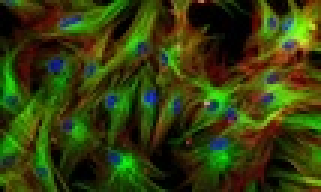
#> input picture assignment-3/input/cells-rgb.jpg, 107 x 64 px, shrunk from 800 x 480 before the run, given in place of penguins.jpg, which was not available (shown 3 times larger)
$ python mutual-information.py
#> lines starting #> are read from the running program, lines starting #| are printed output that depends on the picture; pictures that were not available may be replaced by others from this repository, and a replacement may not be noted
import numpy as np
import matplotlib.pyplot as plt
import seaborn as sns
from PIL import Image
import skimage
from skimage import io


### entropy calculation
def calculateEntropy(X):
    uniq = set(X)
    P = [np.mean(X == x) for x in uniq]
    return sum(p * np.log2(p) for p in P)


### main calculation step of mutual information
def mutualInfoCalc(img, num_bins):
    top, bottoms = reshapeImage(img)
    mis = []
    for i in range(len(bottoms)):
        hist = np.histogram2d(np.asarray(top).flatten(), np.asarray(bottoms[i]).flatten(), bins=num_bins)
        hist_img = Image.fromarray(hist[0], 'RGB')
        top_hist = np.histogram(np.asarray(top).flatten(), bins=num_bins)
        bot_hist = np.histogram(np.asarray(bottoms[i]).flatten(), bins=num_bins)
        mis.append(calculateEntropy(top_hist[0]) + calculateEntropy(bot_hist[0]) - calculateEntropy(np.asarray(hist_img).flatten()))
    return mis


### split the image into RGB channels, and crop red and green channels
### of the original image according to the assignment's description
def reshapeImage(img):
    red = img[:,:,0]
    green = img[:,:,1]
    width, height = img.shape[0], img.shape[1]
    top = red[20:width-20, 0:height]
    bottoms = [green[40-x:width-x, 0:height] for x in range(40, -1, -1) ]
    return top, bottoms
    # return top, [green.crop((40-x, 0, width-x, height)) for x in range(40, -1, -1)]


### initialize various bin sizes
def binSizeChangeAlt(img):
    top, bottoms = reshapeImage(img)
    mis = {}
    binses = set([int(256/x) for x in range(1,256)])
    for binss in binses:
        hist = np.histogram2d(np.asarray(top).flatten(), np.asarray(bottoms[20]).flatten(), bins=binss)
        hist_img = Image.fromarray(hist[0], 'RGB')
        top_hist = np.histogram(np.asarray(top).flatten(), bins=binss)
        bot_hist = np.histogram(np.asarray(bottoms[20]).flatten(), bins=binss)
        mi = calculateEntropy(top_hist[0]) + calculateEntropy(bot_hist[0]) - calculateEntropy(np.asarray(hist_img).flatten())
        mis[binss] = mi
    return mis


### calculate mutual information and save plot results
def mutuallInformation(img, img_name, bin_size):
    fig = plt.figure()
    plt.ylabel('Mutual Information')
    plt.xlabel('Image Translations')
    sns.lineplot(x=[x for x in range(41)], y=mutualInfoCalc(img, bin_size))
    translations_outputImgPath = "../output/" + img_name + "_binSize_" + str(bin_size)
    plt.savefig(translations_outputImgPath)

    fig = plt.figure()
    plt.ylabel('Mutual Information')
    plt.xlabel('Number of Bins')
    mis = binSizeChangeAlt(img)
    x, y = zip(*(sorted(mis.items())))
    sns.lineplot(x=x, y=y)
    binSize_outputImgPath = "../output/" + img_name + "binNumCurve"
    plt.savefig(binSize_outputImgPath)


# add noise to the original image
def addNoise(img, mode):
    gimg = skimage.util.random_noise(img, mode=mode)
    return gimg


def main():
    penguin_path = "../input/penguins.jpg"
    penguin_img = skimage.io.imread(penguin_path)/255.0
    penguin_name = penguin_path[len("../input/"): -len(".jpg")]

    noisy_penguin_img = addNoise(penguin_img, "salt");
    noisy_penguin_img = addNoise(noisy_penguin_img, "gaussian");

    mutuallInformation(noisy_penguin_img, penguin_name, 15)
#> in reshapeImage, `bottoms = [green[40-x:width-x, 0:height] for x in range(40, -1, -1) ]`: bottoms = 41 items
#> the loop in mutualInfoCalc, `for i in range(len(bottoms)):` made 41 passes
#> after the loop in mutualInfoCalc, `for i in range(len(bottoms)):`: mis = 41 values, max -5.56 at index 39, min -5.95 at index 2, mean -5.86
#> in mutuallInformation, `plt.savefig(translations_outputImgPath)`:
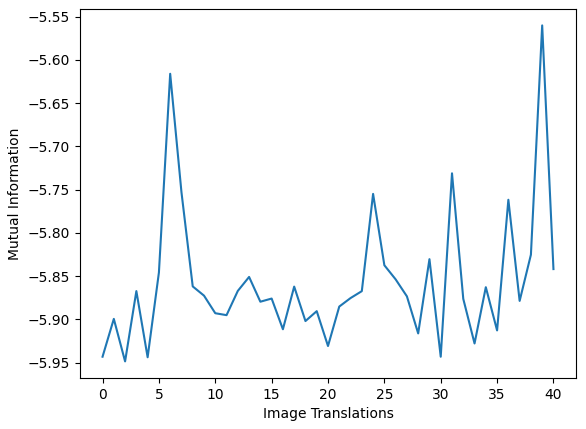
#> figure drawn by matplotlib, 1 panel; curve peaks at x = 39, y = -5.56
#> in binSizeChangeAlt, `top, bottoms = reshapeImage(img)`: bottoms = 41 items
#> the loop in binSizeChangeAlt, `for binss in binses:` made 31 passes
#> mi on passes 1, 2, 10, 12, 13, 14, 15, 16, 17, 18, 19, 20: -8.87, -9.86, -4.34, -5.06, -5.32, -5.45, -5.83, -5.93, -6.24, -6.47, -6.39, -6.55
#> mi on passes 7, 8, 9, 11: -3.07, -3.69, -3.94, -4.57
#> pass 1, in binSizeChangeAlt, `hist_img = Image.fromarray(hist[0], 'RGB')`:
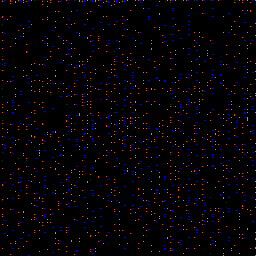
#> hist_img: PIL image 256x256 RGB; mean R, G, B 2.6, 2.6, 2.7
#> after the loop in binSizeChangeAlt, `for binss in binses:`: mis = 31 items
#> in mutuallInformation, `x, y = zip(*(sorted(mis.items())))`: x = 31 values from 1 to 256; y = 31 values, max 0 at index 0, min -9.93 at index 28, mean -5.87
    mutuallInformation(noisy_penguin_img, penguin_name, 50)
#> the loop in mutualInfoCalc (call 2), `for i in range(len(bottoms)):` made 41 passes
    mutuallInformation(noisy_penguin_img, penguin_name, 256)

    nature_path = "../input/nature2.jpg"
    nature_img = skimage.io.imread(nature_path)/255.0
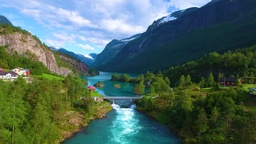
#> input picture assignment-3/input/nature2.jpg, 256 x 144 px, shrunk from 1920 x 1080 before the run
    nature_name = nature_path[len("../input/"): -len(".jpg")]

    # noisy_nature_img = addNoise(nature_img, "salt");
    # noisy_nature_img = addNoise(noisy_nature_img, "gaussian");

    mutuallInformation(nature_img, nature_name, 15)
    mutuallInformation(nature_img, nature_name, 50)
    mutuallInformation(nature_img, nature_name, 256)

    flower_path = "../input/flower.jpg"
    flower_img = skimage.io.imread(flower_path)/255.0
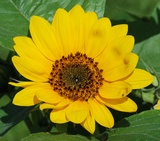
#> input picture assignment-3/input/flower.jpg, 160 x 141 px, shrunk from 1200 x 1058 before the run
    flower_name = flower_path[len("../input/"): -len(".jpg")]

    # noisy_flower_img = addNoise(flower_img, "salt");
    # noisy_flower_img = addNoise(noisy_flower_img, "gaussian");

    mutuallInformation(flower_img, flower_name, 15)
#> in reshapeImage (call 13), `green = img[:,:,1]`:
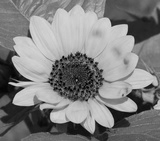
#> green: shape (141, 160) float64; min 0, max 0.855, mean 0.501
#> in reshapeImage (call 13), `top = red[20:width-20, 0:height]`:
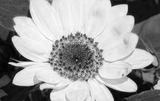
#> top: shape (101, 160) float64; min 0, max 1, mean 0.62
    mutuallInformation(flower_img, flower_name, 50)
#> the loop in mutualInfoCalc (call 8), `for i in range(len(bottoms)):` made 41 passes
#> pass 3, in mutualInfoCalc (call 8), `hist_img = Image.fromarray(hist[0], 'RGB')`:
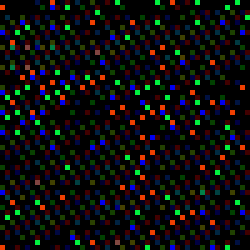
#> hist_img: PIL image 50x50 RGB (shown 5 times larger); mean R, G, B 13.8, 14, 13.2
    mutuallInformation(flower_img, flower_name, 256)

if __name__ == '__main__':
    main()
